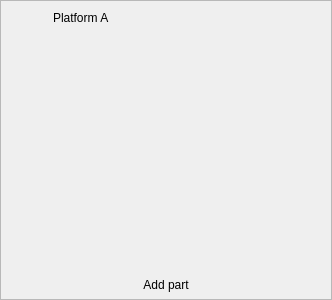
<?xml version="1.0" encoding="UTF-8"?>
<ui version="4.0">
 <class>Widget</class>
 <widget class="QWidget" name="Widget">
  <property name="geometry">
   <rect>
    <x>0</x>
    <y>0</y>
    <width>332</width>
    <height>300</height>
   </rect>
  </property>
  <property name="sizePolicy">
   <sizepolicy hsizetype="Preferred" vsizetype="Preferred">
    <horstretch>0</horstretch>
    <verstretch>0</verstretch>
   </sizepolicy>
  </property>
  <property name="mouseTracking">
   <bool>false</bool>
  </property>
  <property name="windowTitle">
   <string>Type Browser</string>
  </property>
  <layout class="QVBoxLayout" name="verticalLayout">
   <property name="spacing">
    <number>6</number>
   </property>
   <property name="sizeConstraint">
    <enum>QLayout::SetDefaultConstraint</enum>
   </property>
   <property name="leftMargin">
    <number>0</number>
   </property>
   <property name="topMargin">
    <number>0</number>
   </property>
   <property name="rightMargin">
    <number>0</number>
   </property>
   <property name="bottomMargin">
    <number>0</number>
   </property>
   <item>
    <widget class="QFrame" name="frame">
     <property name="sizePolicy">
      <sizepolicy hsizetype="Preferred" vsizetype="Preferred">
       <horstretch>0</horstretch>
       <verstretch>0</verstretch>
      </sizepolicy>
     </property>
     <property name="mouseTracking">
      <bool>false</bool>
     </property>
     <property name="frameShape">
      <enum>QFrame::StyledPanel</enum>
     </property>
     <property name="frameShadow">
      <enum>QFrame::Sunken</enum>
     </property>
     <layout class="QVBoxLayout" name="frameLayout">
      <property name="spacing">
       <number>6</number>
      </property>
      <property name="sizeConstraint">
       <enum>QLayout::SetDefaultConstraint</enum>
      </property>
      <property name="leftMargin">
       <number>3</number>
      </property>
      <property name="topMargin">
       <number>3</number>
      </property>
      <property name="rightMargin">
       <number>3</number>
      </property>
      <property name="bottomMargin">
       <number>3</number>
      </property>
      <item>
       <layout class="QHBoxLayout" name="headerLayout">
        <property name="spacing">
         <number>6</number>
        </property>
        <property name="sizeConstraint">
         <enum>QLayout::SetDefaultConstraint</enum>
        </property>
        <property name="leftMargin">
         <number>3</number>
        </property>
        <property name="topMargin">
         <number>3</number>
        </property>
        <property name="rightMargin">
         <number>3</number>
        </property>
        <property name="bottomMargin">
         <number>3</number>
        </property>
        <item>
         <widget class="QPushButton" name="showHideButton">
          <property name="sizePolicy">
           <sizepolicy hsizetype="Preferred" vsizetype="Fixed">
            <horstretch>0</horstretch>
            <verstretch>0</verstretch>
           </sizepolicy>
          </property>
          <property name="mouseTracking">
           <bool>false</bool>
          </property>
          <property name="text">
           <string/>
          </property>
          <property name="iconSize">
           <size>
            <width>12</width>
            <height>12</height>
           </size>
          </property>
          <property name="checkable">
           <bool>true</bool>
          </property>
          <property name="autoDefault">
           <bool>false</bool>
          </property>
          <property name="default">
           <bool>false</bool>
          </property>
          <property name="flat">
           <bool>true</bool>
          </property>
         </widget>
        </item>
        <item>
         <widget class="QLabel" name="nameLabel">
          <property name="sizePolicy">
           <sizepolicy hsizetype="MinimumExpanding" vsizetype="Fixed">
            <horstretch>0</horstretch>
            <verstretch>0</verstretch>
           </sizepolicy>
          </property>
          <property name="text">
           <string>Platform A</string>
          </property>
         </widget>
        </item>
        <item>
         <widget class="QPushButton" name="deleteButton">
          <property name="toolTip">
           <string>Delete this part</string>
          </property>
          <property name="text">
           <string/>
          </property>
          <property name="iconSize">
           <size>
            <width>12</width>
            <height>12</height>
           </size>
          </property>
          <property name="autoDefault">
           <bool>false</bool>
          </property>
          <property name="default">
           <bool>false</bool>
          </property>
          <property name="flat">
           <bool>true</bool>
          </property>
         </widget>
        </item>
       </layout>
      </item>
      <item>
       <widget class="QWidget" name="contentContainer" native="true">
        <property name="sizePolicy">
         <sizepolicy hsizetype="Preferred" vsizetype="Preferred">
          <horstretch>0</horstretch>
          <verstretch>0</verstretch>
         </sizepolicy>
        </property>
        <layout class="QFormLayout" name="contentLayout">
         <property name="sizeConstraint">
          <enum>QLayout::SetDefaultConstraint</enum>
         </property>
         <property name="fieldGrowthPolicy">
          <enum>QFormLayout::AllNonFixedFieldsGrow</enum>
         </property>
         <property name="labelAlignment">
          <set>Qt::AlignLeading|Qt::AlignLeft|Qt::AlignVCenter</set>
         </property>
         <property name="formAlignment">
          <set>Qt::AlignLeading|Qt::AlignLeft|Qt::AlignTop</set>
         </property>
         <property name="leftMargin">
          <number>6</number>
         </property>
         <property name="topMargin">
          <number>6</number>
         </property>
         <property name="rightMargin">
          <number>6</number>
         </property>
         <property name="bottomMargin">
          <number>6</number>
         </property>
        </layout>
       </widget>
      </item>
      <item>
       <widget class="QPushButton" name="addPartButton">
        <property name="sizePolicy">
         <sizepolicy hsizetype="Minimum" vsizetype="Fixed">
          <horstretch>0</horstretch>
          <verstretch>0</verstretch>
         </sizepolicy>
        </property>
        <property name="text">
         <string>Add part</string>
        </property>
        <property name="iconSize">
         <size>
          <width>12</width>
          <height>12</height>
         </size>
        </property>
        <property name="autoDefault">
         <bool>false</bool>
        </property>
        <property name="default">
         <bool>false</bool>
        </property>
        <property name="flat">
         <bool>true</bool>
        </property>
       </widget>
      </item>
     </layout>
    </widget>
   </item>
  </layout>
 </widget>
 <resources/>
 <connections/>
</ui>
